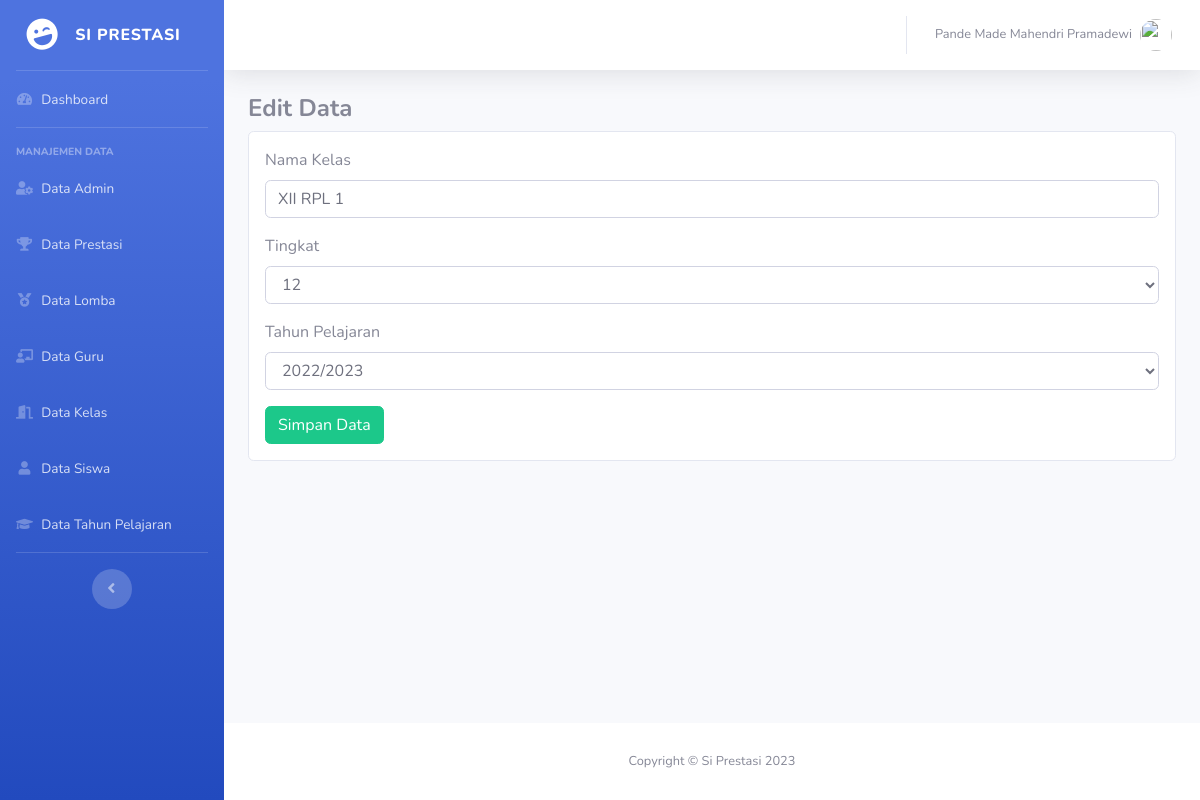
Screenshot of /admin/kelas/edit.php?kid=1 (signed in) with the database file from the repository.
### tables this page shows
CREATE TABLE `tb_kelas` (
  `kid` int NOT NULL,
  `knama` varchar(10) NOT NULL,
  `ktingkat` enum('10','11','12') NOT NULL,
  `tid` int NOT NULL
);

CREATE TABLE `tb_tapel` (
  `tid` int NOT NULL,
  `ttapel` varchar(9) NOT NULL
);

### functions.php (called while the page is built, shortened)
<?php
$conn = mysqli_connect(DB_HOST, DB_USER, DB_PASS, DB_NAME);
function query($query)
{
	global $conn;
	$result = mysqli_query($conn, $query);
	$rows = [];
	while ($row = mysqli_fetch_assoc($result)) {
		$rows[] = $row;
	}
	return $rows;
}

### admin/kelas/edit.php (the view, shortened to what this page needs)
<?php
require '../../functions.php';
$idKelas = mysqli_escape_string($conn, $_GET['kid']);
$tapel = query("SELECT * FROM tb_tapel");
$dataKelas = query("SELECT * FROM tb_kelas WHERE kid = '$idKelas'")[0] ?? null;
?>
<!DOCTYPE html>
<html lang="en">
<head>
    <link href="../../vendor/fontawesome-free/css/all.min.css" rel="stylesheet" type="text/css">
    <link href="../../css/sb-admin-2.min.css" rel="stylesheet">
</head>
<body id="page-top">
    <div id="wrapper">
        <?php require_once "../partial/sidebar.php" ?>
        <div id="content-wrapper" class="d-flex flex-column">
            <div id="content">
                <?php require_once "../partial/topbar.php" ?>
                <div class="container-fluid">
                    <h4 class="font-weight-bold">Edit Data</h4>
                    <form method="post" class="card p-3">
                        <div class="mb-3">
                            <label for="knama" class="form-label">Nama Kelas</label>
                            <input name="knama" class="form-control" id="knama" value="<?= $dataKelas['knama'] ?>" />
                        </div>
                        <div class="mb-3">
                            <label for="ktingkat" class="form-label">Tingkat</label>
                            <select name="ktingkat" id="ktingkat" class="form-control">>
                                <option value="12" <?= $dataKelas['ktingkat'] == 12 ? 'selected' : '' ?>>12</option>
                            </select>
                        </div>
                        <div class="mb-3">
                            <label for="tid" class="form-label">Tahun Pelajaran</label>
                            <select name="tid" id="tid" class="form-control">
                                <?php foreach ($tapel as $option) : ?>
                                    <option value="<?= $option['tid'] ?>" <?= $option['tid'] == $dataKelas['tid'] ? 'selected' : '' ?>>
                                        <?= $option['ttapel'] ?>
                                    </option>
                                <?php endforeach; ?>
                            </select>
                        </div>
                        <div>
                            <button class="btn btn-success" name="submit">Simpan Data</button>
                        </div>
                    </form>
                </div>
            </div>
            <?php require_once "../partial/footer.php" ?>
        </div>
    </div>
</body>
</html>

### rows the page displays
tb_kelas: knama "XII RPL 1", ktingkat "12", tid "2022/2023"

### other values shown
$user['nama'] "Pande Made Mahendri Pramadewi"
